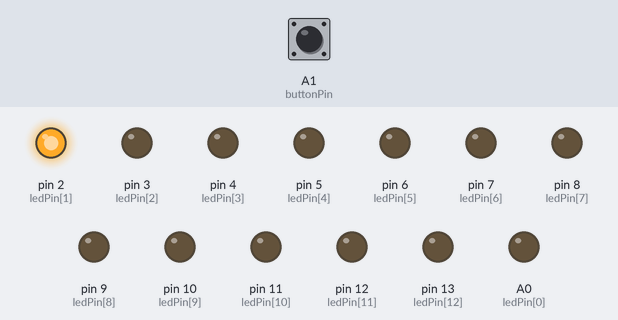
A sketch run on a simulated Arduino Uno, built with avr-gcc and run on an emulated ATmega328P. On the bench: output pins drawn as LEDs (lit = HIGH). Inputs (shaded band) come from the test bench; at power-on: A1 (buttonPin) HIGH. What the sketch prints to the serial monitor is not drawn.

Above: at 1.2 s.
1.3 s: A1 (buttonPin) pulled LOW for 3.2 s
At 4.9 s:
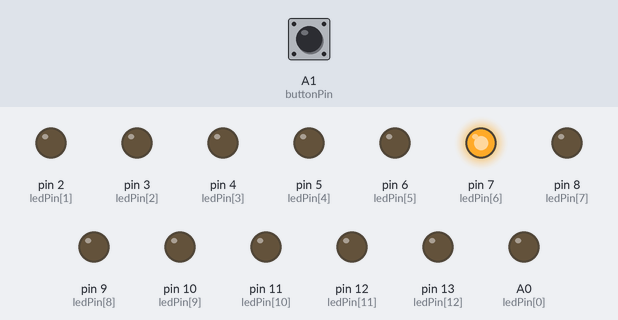
6.0 s: A1 (buttonPin) driven LOW
At 11.7 s:
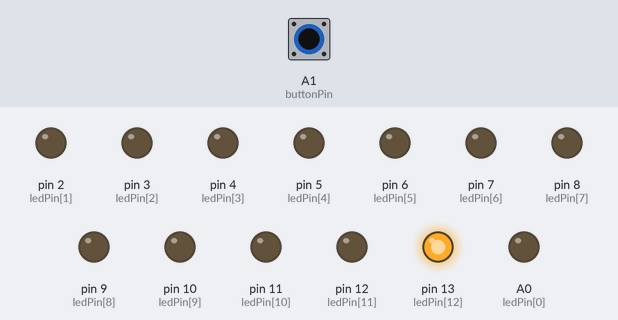
12.0 s: A1 (buttonPin) driven HIGH
At 13.1 s:
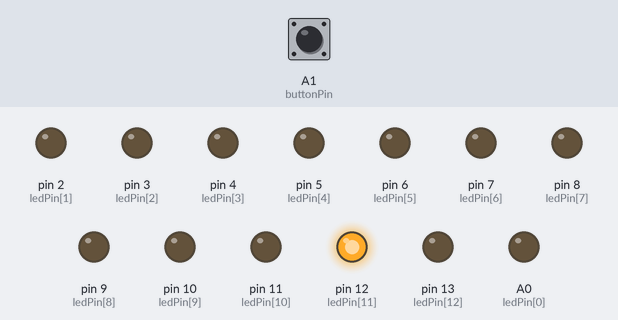
Timing chart, 0 to 33.8 s (numbered marks = the images above; inputs shaded):
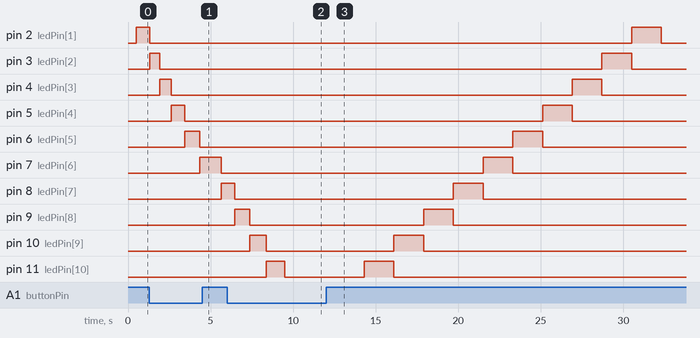

Measured:
- after the input at 1.3 s, pin 7 (ledPin[6]): LOW → HIGH after 3.1 s instead of 4.2 s; pin 8 (ledPin[7]): LOW → HIGH after 4.4 s
- after the input at 6.0 s, pin 8 (ledPin[7]): HIGH → LOW after 0.46 s instead of 0.95 s; pin 12 (ledPin[11]): LOW → HIGH after 3.5 s instead of 4.9 s; pin 13 (ledPin[12]): LOW → HIGH after 4.7 s
- after the input at 12.0 s, pin 13 (ledPin[12]): HIGH → LOW after 0.51 s instead of 0.02 s

The sketch:

cau_2.ino
```cpp
const int ledPin[] = {A0, 2, 3, 4, 5, 6, 7, 8, 9, 10, 11, 12, 13};
const int buttonPin = A1;
int currentLed = 0;
int score = 0;
int speed = 500;
int flag = 0;
bool isButtonPressed = false;

void setup() {
  for (int i = 0; i < 13; i++) {
    pinMode(ledPin[i], OUTPUT);
  }
  pinMode(buttonPin, INPUT_PULLUP);
  Serial.begin(9600);

}

void loop() {
    checkButtonPress();
    moveLED();
}
void checkButtonPress() {
  int check = 0;
  int count = 50;
  while (count-- && check == 0){
    if (digitalRead(buttonPin) == LOW){
      check = 1;
    }
    delay(10);
  }
if (check) {
    if (currentLed == 5) {
      score++;
      Serial.println("+1 điểm ");
      speed -= 100;
    } else {
      score--;
      Serial.println("-1 điêmr ");
      speed += 100;
    }
    Serial.print("Score: ");
    Serial.println(score);
  }
}
void moveLED() {
  if (currentLed == 0) flag = 1;
  else if (currentLed == 12) flag = 0;
  if (flag) {
    currentLed++;
  } else {
    currentLed--;
  }
  for (int i = 12; i >= 0; i--) {
    digitalWrite(ledPin[i], (i == currentLed) ? HIGH : LOW);
  }
  delay(speed);
}
```
